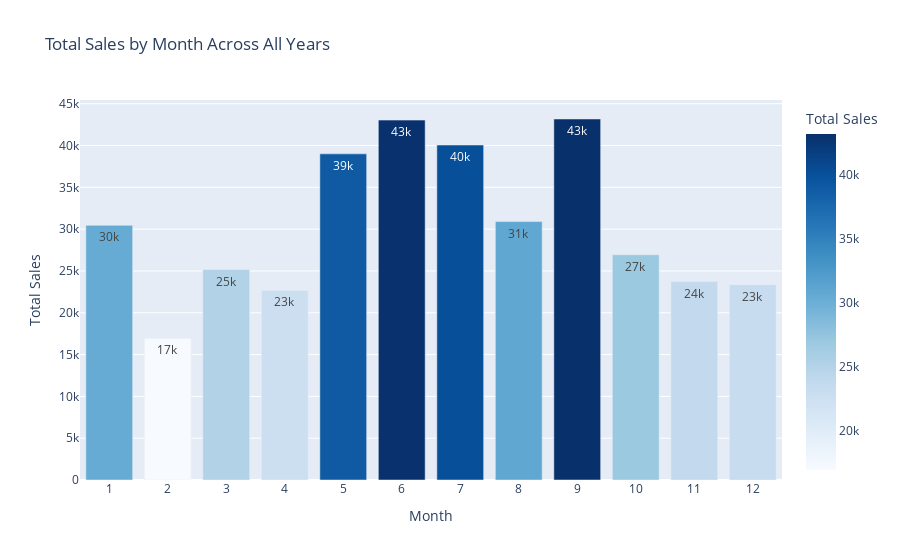

Source (notebook cell):
### Markdown cell above
## 📢"This indicates that customers may be price-sensitive, and even small pricing adjustments could significantly impact weekly sales performance."

### Code cell
monthly_sales = df.groupby('month')['weekly_sales'].sum().reset_index()

fig = px.bar(
    monthly_sales,
    x='month',
    y='weekly_sales',
    title='Total Sales by Month Across All Years',
    labels={'weekly_sales': 'Total Sales', 'month': 'Month'},
    text_auto='.2s',
    color='weekly_sales',
    color_continuous_scale='Blues'
)
fig.update_layout(xaxis=dict(tickmode='linear'))
fig.show()

### Figure 1 — Plotly figure (JSON) as saved in the notebook; plotly's stock layout.template omitted (floating-point values rounded to 4 significant figures)
{"data": [{"hovertemplate": "Month=%{x}<br>Total Sales=%{marker.color}<extra></extra>", "legendgroup": "", "marker": {"color": [30454, 16931, 25171, 22681, 39003, 43038, 40058, 30904, 43170, 26945, 23723, 23363], "coloraxis": "coloraxis", "pattern": {"shape": ""}}, "name": "", "orientation": "v", "showlegend": false, "textposition": "auto", "texttemplate": "%{y:.2s}", "type": "bar", "x": [1, 2, 3, 4, 5, 6, 7, 8, 9, 10, 11, 12], "xaxis": "x", "y": [30454, 16931, 25171, 22681, 39003, 43038, 40058, 30904, 43170, 26945, 23723, 23363], "yaxis": "y"}], "layout": {"barmode": "relative", "coloraxis": {"colorbar": {"title": {"text": "Total Sales"}}, "colorscale": [[0, "rgb(247,251,255)"], [0.125, "rgb(222,235,247)"], [0.25, "rgb(198,219,239)"], [0.375, "rgb(158,202,225)"], [0.5, "rgb(107,174,214)"], [0.625, "rgb(66,146,198)"], [0.75, "rgb(33,113,181)"], [0.875, "rgb(8,81,156)"], [1, "rgb(8,48,107)"]]}, "legend": {"tracegroupgap": 0}, "title": {"text": "Total Sales by Month Across All Years"}, "xaxis": {"anchor": "y", "domain": [0, 1], "tickmode": "linear", "title": {"text": "Month"}}, "yaxis": {"anchor": "x", "domain": [0, 1], "title": {"text": "Total Sales"}}}}
